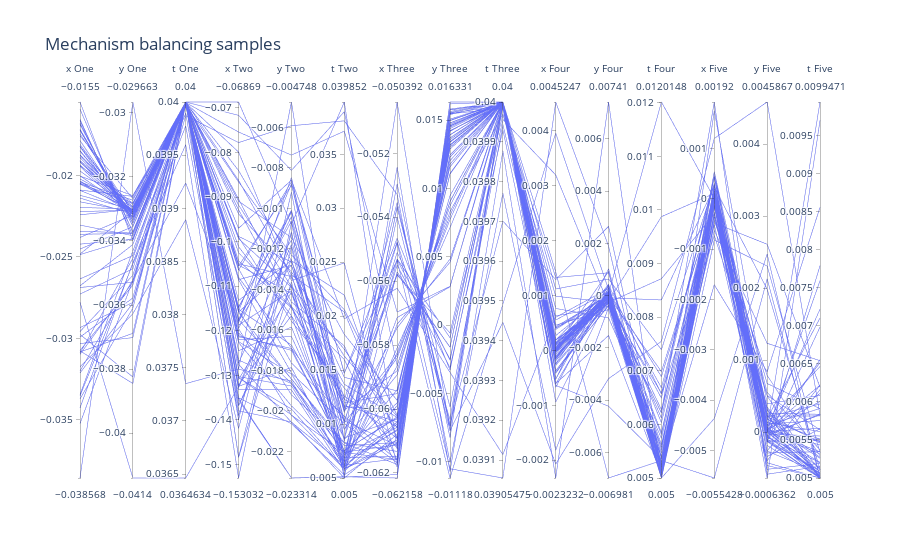

The notebook cell this image was saved under:
### Code cell
fig = px.parallel_coordinates(samples, title = "Mechanism balancing samples",
                            #color = fitness,
                            labels=["x One", "y One", "t One", "x Two", "y Two", "t Two", "x Three", "y Three", "t Three", "x Four", "y Four", "t Four", "x Five", "y Five", "t Five", "Fitness"],
                            color_continuous_scale=px.colors.sequential.Jet)
fig.show()
